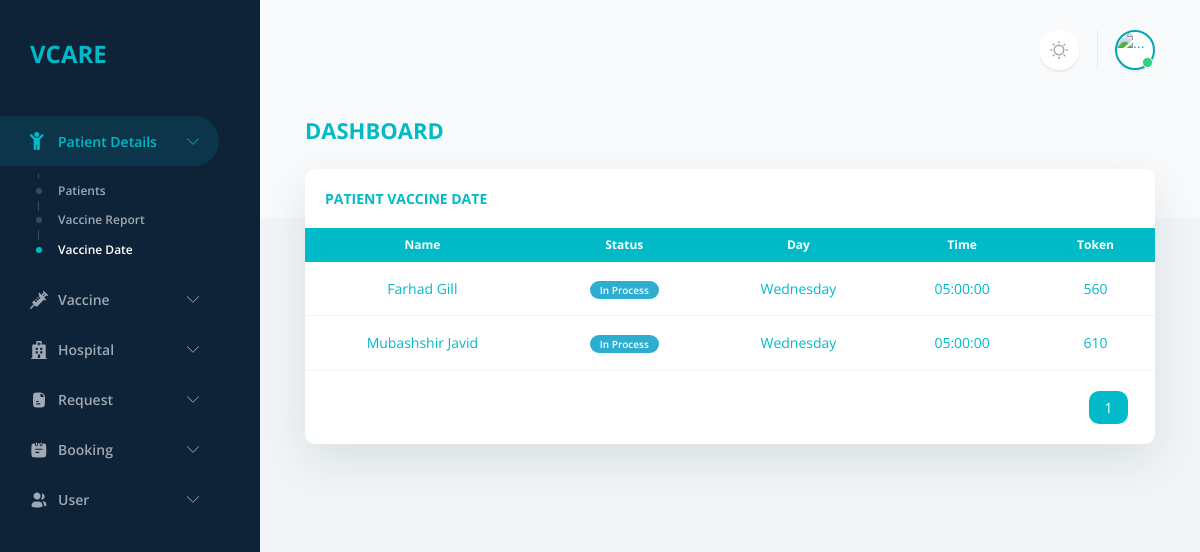
Page /admin/admin_vaccination_date.php (signed in) on the committed database.
### tables this page shows
CREATE TABLE `appointment_table` (
  `appointment_id` int(11) NOT NULL,
  `vaccine_id` int(11) NOT NULL,
  `patient_id` int(11) NOT NULL,
  `patient_name` varchar(50) NOT NULL,
  `patient_email` varchar(50) NOT NULL,
  `patient_phone` varchar(11) NOT NULL,
  `hospital_id` int(11) NOT NULL,
  `days` text NOT NULL,
  `appointment_time` int(11) NOT NULL,
  `status_id` varchar(30) NOT NULL,
  `Token_num` int(11) NOT NULL,
  `Approve/Reject` int(11) NOT NULL
);

CREATE TABLE `status` (
  `status_id` int(11) NOT NULL,
  `status` varchar(50) NOT NULL
);

CREATE TABLE `days` (
  `D_id` int(11) NOT NULL,
  `D_days` varchar(50) NOT NULL
);

CREATE TABLE `time` (
  `T_id` int(11) NOT NULL,
  `Time` time NOT NULL
);

### admin/admin_vaccination_date.php (the view, shortened to what this page needs)
<?php
$page = "vdate";
include 'header.php';
?>
<head>
</head>
<body>
    <?php include './sidebar.php' ?>
    <main>
        <header class="container-fluid d-flex py-6 mb-4">
            <div class="d-flex align-items-center ms-auto me-n1 me-lg-n2">
                <?php include 'themeswitcher.php' ?>
                <?php include 'admin_session.php' ?>
            </div>
        </header>
        <div class="container-fluid">
            <h1 class="h2 text-uppercase">
                Dashboard
            </h1>
            <div class="row">
                <div class="col">
                    <div class="card border-0 flex-fill w-100 shadow-lg" data-list='{"valueNames": ["name", "email", "id", {"name": "date", "attr": "data-signed"}, "status"], "page": 8}' id="users">
                        <div class="card-header border-0 card-header-space-between">
                            <h2 class="card-header-title h4 text-uppercase">
                                Patient Vaccine Date
                            </h2>
                        </div>
                        <?php
                        $limit = 6;
                        if (!isset($_GET['page'])) {
                            $page = 1;
                        } else {
                            $page = $_GET['page'];
                        }
                        $offset = ($page - 1) * $limit;
                        $sql = "SELECT ap.patient_name,ap.status_id, ap.patient_email, ap.patient_phone, da.D_days, ti.Time, st.status, ap.Token_num, lov.drug_Name , hos.H_Name, ap.patient_id
                        FROM `appointment_table` ap
                        INNER JOIN list_of_vaccines lov ON ap.vaccine_id = lov.drug_id
                        INNER JOIN hospital hos ON ap.hospital_id = hos.H_id
                        INNER JOIN status st ON ap.status_id = st.status_id
                        INNER JOIN days da ON ap.days = da.D_id
                        INNER JOIN time ti ON ap.appointment_time = ti.T_id
                        WHERE `status` = 'In Process'
                        LIMIT {$offset},{$limit}";
                        ?>
                        <div class="table-responsive">
                            <table class="table align-middle table-edge table-hover table-nowrap mb-0 text-center">
                                <thead class="thead-light">
                                    <tr>
                                        <th>Name</th>
                                        <th>Status</th>
                                        <th>Day</th>
                                        <th>Time</th>
                                        <th>Token</th>
                                    </tr>
                                </thead>
                                <?php
                                $fetch = mysqli_query($conn, $sql);
                                foreach ($fetch as $row) {
                                ?>
                                    <tbody class="list">
                                        <tr>
                                            <td><?php echo $row['patient_name'] ?></td>
                                            <td>
                                                <?php
                                                if ($row['status'] == 'In Process') {
                                                ?>
                                                    <a class="badge fs-6 bg-info text-white px-3 py-1 rounded-3"><?php echo $row['status'] ?></a>
                                                <?php } ?>
                                            </td>
                                            <?php
                                            if ($row['status'] == 'In Process') {
                                            ?>
                                                <td><?php echo $row['D_days'] ?></td>
                                                <td><?php echo $row['Time'] ?></td>
                                                <td><?php echo $row['Token_num'] ?></td>
                                            <?php
                                            }
                                            ?>
                                        </tr>
                                    </tbody>
                                <?php
                                }
                                ?>
                            </table>
                        </div>
                        <div class="card-footer">
                            <div class="d-flex justify-content-between align-items-center">
                                <ul class="pagination list-pagination mb-0">
                                    <?php
                                    $sql1 = "SELECT * FROM `appointment_table` ap
                                    INNER JOIN status st ON ap.status_id = st.status_id
                                    WHERE `status` = 'In Process'";
                                    $result1 = mysqli_query($conn, $sql1) or die("Query Failed.");
                                    if (mysqli_num_rows($result1) > 0) {
                                        $total_records = mysqli_num_rows($result1);
                                        $total_page = ceil($total_records / $limit);
                                        $count = 4;
                                        $startPage = max(1, $page - $count);
                                        $endPage = min($total_page, $page + $count);
                                        echo '<ul class="pagination justify-content-center">';
                                        for ($i = $startPage; $i <= $endPage; $i++) {
                                            if ($i == $page) {
                                                $active = "active";
                                            } else {
                                                $active = "";
                                            }
                                            echo '<li class="page-item ' . $active . '"><a class="page-link border-0 rounded px-4 me-2" href="admin_vaccination_date.php?page=' . $i . '">' . $i . '</a></li>';
                                        }
                                        echo '</ul>';
                                    } else {
                                        echo '<h3 class="text-center h2">No Vaccination Date</h3>';
                                    }
                                    ?>
                                </ul>
                            </div>
                        </div>
                    </div>
                </div>
            </div>
        </div>
    </main>
</body>
</html>

### rows in the picture
appointment_table: patient_name "Farhad Gill", status.status "In Process", days.D_days "Wednesday", time.Time "05:00:00", Token_num "560"
appointment_table: patient_name "Mubashshir Javid", status.status "In Process", days.D_days "Wednesday", time.Time "05:00:00", Token_num "610"
